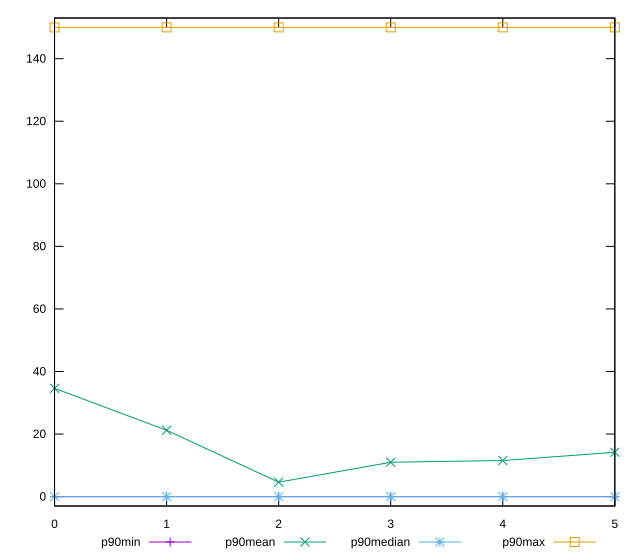

Generate this figure with gnuplot:
reset

$p90Min <<EOF
0 0
1 0
2 0
3 0
4 0
5 0
EOF

$p90Mean <<EOF
0 34.61538461538461
1 21.208791208791208
2 4.615384615384615
3 10.989010989010989
4 11.538461538461538
5 14.175824175824175
EOF

$p90Median <<EOF
0 0
1 0
2 0
3 0
4 0
5 0
EOF

$p90Max <<EOF
0 150
1 150
2 150
3 150
4 150
5 150
EOF

set key outside below
set xrange [0:5]
set yrange [-3:153]
set trange [-3:153]
set terminal svg size 640, 560 enhanced background rgb 'white'
set output "reprap/unminified-javascript/progression/value.svg"

plot $p90Min title "p90min" with linespoints, \
     $p90Mean title "p90mean" with linespoints, \
     $p90Median title "p90median" with linespoints, \
     $p90Max title "p90max" with linespoints

reset
